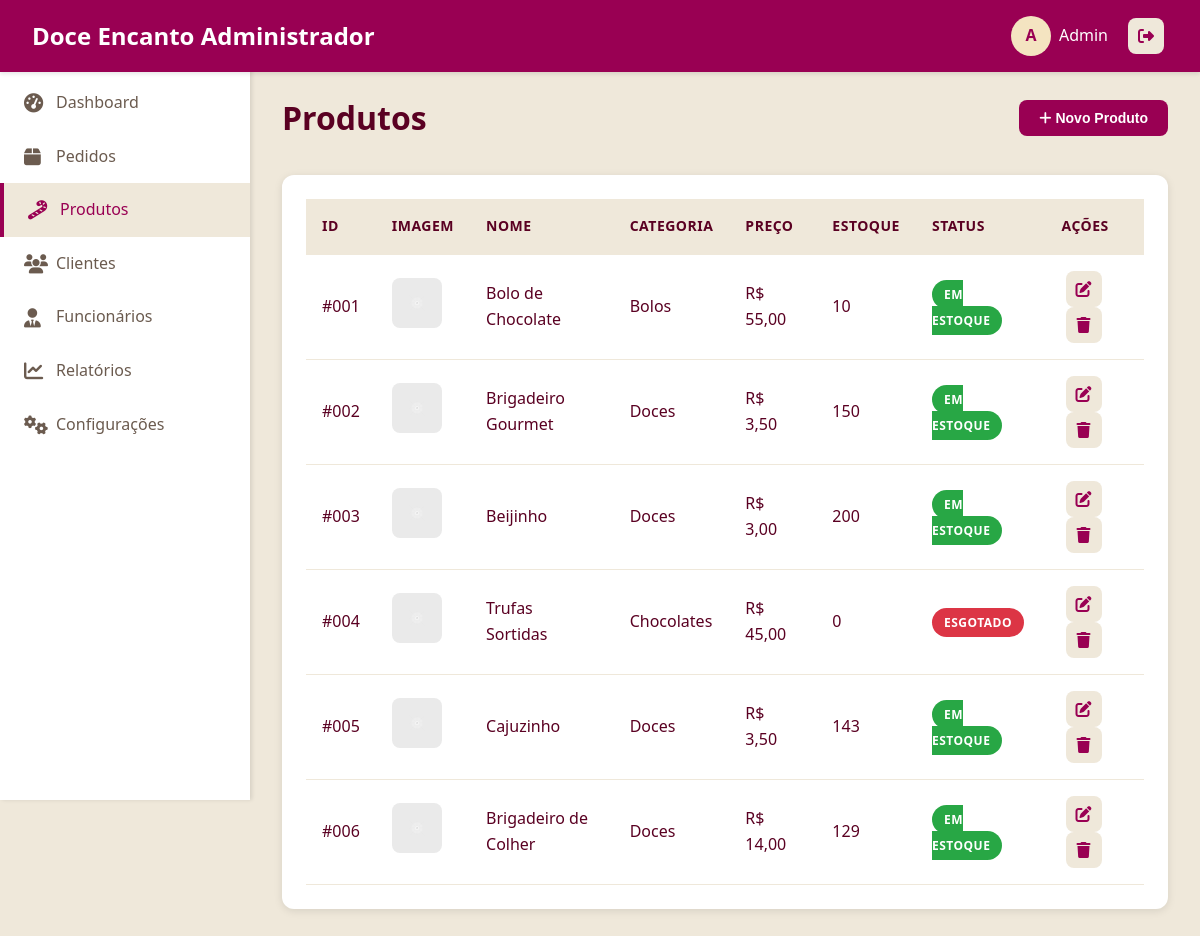
/produtos.php, run on the app's committed database.
### tables this page shows
CREATE TABLE IF NOT EXISTS produtos (
    id INT AUTO_INCREMENT PRIMARY KEY,
    nome VARCHAR(100) NOT NULL,
    descricao TEXT,
    preco DECIMAL(10, 2) NOT NULL,
    categoria VARCHAR(50),
    imagem_url VARCHAR(255),
    estoque INT DEFAULT 0
);

### produtos.php (the view, shortened to what this page needs)
<?php
include 'db_config.php';
$produtos = [];
$sql = "SELECT id, nome, descricao, categoria, preco, estoque, imagem_url FROM produtos ORDER BY id ASC";
if ($result = $conn->query($sql)) {
    while ($row = $result->fetch_assoc()) {
        $row['status'] = ($row['estoque'] > 0) ? 'Em Estoque' : 'Esgotado';
        $row['badge_class'] = ($row['estoque'] > 0) ? 'badge-in-stock' : 'badge-out-of-stock';
        $produtos[] = $row;
    }
}
?>
<!DOCTYPE html>
<html lang="pt-BR">
<head>
    <link rel="stylesheet" href="admin.css">
    <link rel="stylesheet" href="https://cdnjs.cloudflare.com/ajax/libs/font-awesome/6.4.0/css/all.min.css">
</head>
<body>
    <?php include 'components/header-adm.php'; ?>
    <?php include 'components/sidebar.php'; ?>
    <main class="main-content">
        <div class="dashboard-header">
            <h1>Produtos</h1>
            <button class="btn-primary" onclick="openProductModal()">
                <i class="fas fa-plus"></i> Novo Produto
            </button>
        </div>
        <div class="recent-orders">
            <div class="table-responsive">
                <table class="data-table">
                    <thead>
                        <tr>
                            <th>ID</th>
                            <th>Imagem</th>
                            <th>Nome</th>
                            <th>Categoria</th>
                            <th>Preço</th>
                            <th>Estoque</th>
                            <th>Status</th>
                            <th>Ações</th>
                        </tr>
                    </thead>
                    <tbody>
                        <?php foreach ($produtos as $p): ?>
                            <tr>
                                <td>#<?php echo htmlspecialchars(str_pad($p['id'], 3, '0', STR_PAD_LEFT)); ?></td>
                                <td><img src="<?php echo htmlspecialchars($p['imagem_url'] ?? '/placeholder.svg?height=50&width=50'); ?>"
                                        alt="Produto" style="width: 50px; height: 50px; border-radius: 8px;"></td>
                                <td><?php echo htmlspecialchars($p['nome']); ?></td>
                                <td><?php echo htmlspecialchars($p['categoria']); ?></td>
                                <td>R$ <?php echo number_format($p['preco'], 2, ',', '.'); ?></td>
                                <td><?php echo htmlspecialchars($p['estoque']); ?></td>
                                <td><span
                                        class="badge <?php echo htmlspecialchars($p['badge_class']); ?>"><?php echo htmlspecialchars($p['status']); ?></span>
                                </td>
                                <td>
                                    <a href="#" onclick="editProduct(<?php echo $p['id']; ?>)" class="btn-icon"><i
                                            class="fas fa-edit"></i></a>
                                    <a href="#" onclick="deleteProduct(<?php echo $p['id']; ?>)" class="btn-icon"><i
                                            class="fas fa-trash"></i></a>
                                </td>
                            </tr>
                        <?php endforeach; ?>
                    </tbody>
                </table>
            </div>
        </div>
    </main>
</body>
</html>

### components/header-adm.php
<header class="header">
    <h1>Doce Encanto Administrador</h1>
    <div class="header-actions">
        <div class="user-info">
            <div class="user-avatar">A</div>
            <span>Admin</span>
        </div>
        <a href="logout.php" class="btn-icon" title="Sair"><i class="fas fa-sign-out-alt"></i></a>
    </div>
</header>

### components/sidebar.php
<aside class="sidebar">
    <nav>
        <ul>
            <?php $current_page = basename($_SERVER['PHP_SELF']); ?>
            <li><a href="admin.php" class="<?php echo ($current_page == 'admin.php') ? 'active' : ''; ?>"><i
                        class="fas fa-tachometer-alt"></i> Dashboard</a></li>
            <li><a href="pedidos.php"
                    class="<?php echo ($current_page == 'pedidos.php' || $current_page == 'pedido-detalhe.php') ? 'active' : ''; ?>"><i
                        class="fas fa-box"></i> Pedidos</a></li>
            <li><a href="produtos.php" class="<?php echo ($current_page == 'produtos.php') ? 'active' : ''; ?>"><i
                        class="fas fa-candy-cane"></i> Produtos</a></li>
            <li><a href="clientes.php"
                    class="<?php echo ($current_page == 'clientes.php' || $current_page == 'cliente-detalhe.php') ? 'active' : ''; ?>"><i
                        class="fas fa-users"></i> Clientes</a></li>
            <li><a href="funcionarios.php"
                    class="<?php echo ($current_page == 'funcionarios.php') ? 'active' : ''; ?>"><i
                        class="fas fa-user-tie"></i> Funcionários</a></li>
            <li><a href="relatorios.php" class="<?php echo ($current_page == 'relatorios.php') ? 'active' : ''; ?>"><i
                        class="fas fa-chart-line"></i> Relatórios</a></li>
            <li><a href="configuracoes.php"
                    class="<?php echo ($current_page == 'configuracoes.php') ? 'active' : ''; ?>"><i
                        class="fas fa-cogs"></i> Configurações</a></li>
        </ul>
    </nav>
</aside>

### admin.css (style rules this page uses)
:root { --primary-color: #990053; --primary-dark: #5a0022; --primary-light: #990053; --secondary-color: #f4e4c1; --accent-color: #ddbb26; --text-dark: #5a0022; --text-light: #6b5b4f; --white: #ffffff; --light-bg: #efe8da; --border-color: #efe8da; }
* { margin: 0; padding: 0; box-sizing: border-box; }
body { font-family: "Segoe UI", Tahoma, Geneva, Verdana, sans-serif; background-color: var(--light-bg); color: var(--text-dark); line-height: 1.6; }
.header { background-color: var(--primary-color); color: var(--white); padding: 1rem 2rem; display: flex; justify-content: space-between; align-items: center; box-shadow: 0 2px 4px rgba(0, 0, 0, 0.1); position: fixed; top: 0; left: 0; right: 0; z-index: 100; }
.header h1 { font-size: 1.5rem; font-weight: 600; }
.header-actions { display: flex; gap: 1rem; align-items: center; }
.user-info { display: flex; align-items: center; gap: 0.5rem; }
.user-avatar { width: 40px; height: 40px; border-radius: 50%; background-color: var(--secondary-color); display: flex; align-items: center; justify-content: center; color: var(--primary-color); font-weight: bold; }
.sidebar { background-color: var(--white); width: 250px; height: calc(100vh - 60px); position: fixed; top: 60px; left: 0; overflow-y: auto; box-shadow: 2px 0 4px rgba(0, 0, 0, 0.1); padding: 1rem 0; }
.sidebar nav ul { list-style: none; }
.sidebar nav ul li a { display: flex; align-items: center; gap: 0.75rem; padding: 0.875rem 1.5rem; color: var(--text-light); text-decoration: none; transition: all 0.3s; }
.sidebar nav ul li a:hover, .sidebar nav ul li a.active { background-color: var(--light-bg); color: var(--primary-color); border-left: 4px solid var(--primary-color); }
.sidebar nav ul li a i { font-size: 1.2rem; width: 20px; }
.main-content { margin-left: 250px; margin-top: 60px; padding: 2rem; min-height: calc(100vh - 60px); }
.dashboard-header { display: flex; justify-content: space-between; align-items: center; margin-bottom: 2rem; }
.dashboard-header h1 { color: var(--text-dark); font-size: 2rem; }
.recent-orders { background-color: var(--white); padding: 1.5rem; border-radius: 12px; box-shadow: 0 2px 8px rgba(0, 0, 0, 0.1); }
.table-responsive { overflow-x: auto; }
.data-table { width: 100%; border-collapse: collapse; }
.data-table thead { background-color: var(--light-bg); }
.data-table th, .data-table td { padding: 1rem; text-align: left; border-bottom: 1px solid var(--border-color); }
.data-table th { font-weight: 600; color: var(--text-dark); font-size: 0.875rem; text-transform: uppercase; letter-spacing: 0.5px; }
.badge { padding: 0.375rem 0.75rem; border-radius: 20px; font-size: 0.75rem; font-weight: 600; text-transform: uppercase; letter-spacing: 0.5px; }
.badge-in-stock { background-color: #28a745; color: var(--white); }
.badge-out-of-stock { background-color: #dc3545; color: var(--white); }
.btn-primary, .btn-secondary, .btn-danger { padding: 0.625rem 1.25rem; border: none; border-radius: 8px; font-size: 0.875rem; font-weight: 600; cursor: pointer; text-decoration: none; display: inline-block; transition: all 0.3s; }
.btn-primary { background-color: var(--primary-color); color: var(--white); }
.btn-icon { width: 36px; height: 36px; border-radius: 8px; display: inline-flex; align-items: center; justify-content: center; background-color: var(--light-bg); color: var(--primary-color); text-decoration: none; transition: all 0.3s; margin: 0 0.25rem; }

### data on the page
produtos: id "001", nome "Bolo de Chocolate", categoria "Bolos", preco "55,00", estoque "10", status "EM ESTOQUE"
produtos: id "002", nome "Brigadeiro Gourmet", categoria "Doces", preco "3,50", estoque "150", status "EM ESTOQUE"
produtos: id "003", nome "Beijinho", categoria "Doces", preco "3,00", estoque "200", status "EM ESTOQUE"
produtos: id "004", nome "Trufas Sortidas", categoria "Chocolates", preco "45,00", estoque "0", status "ESGOTADO"
produtos: id "005", nome "Cajuzinho", categoria "Doces", preco "3,50", estoque "143", status "EM ESTOQUE"
produtos: id "006", nome "Brigadeiro de Colher", categoria "Doces", preco "14,00", estoque "129", status "EM ESTOQUE"
